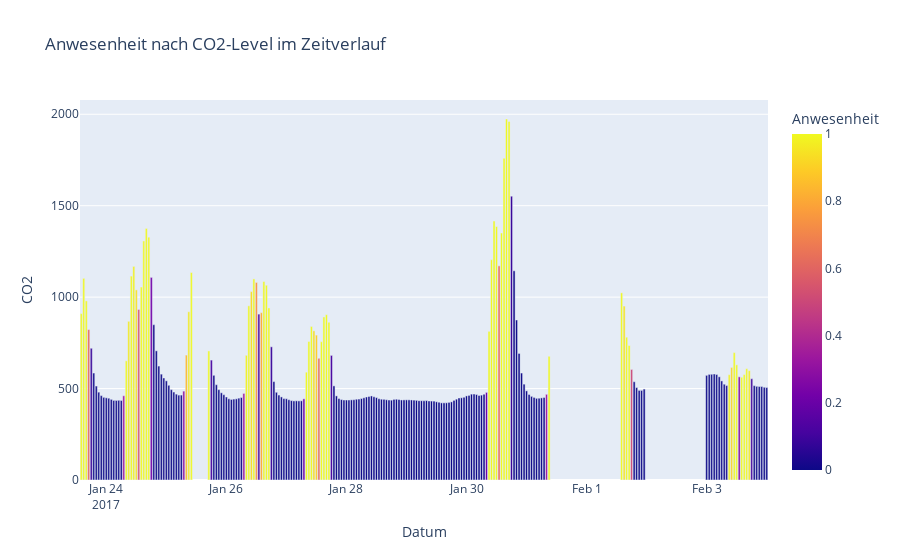

The code cell stored with this chart in its notebook:
### Code cell
px.bar(df.resample("h").mean(),y="CO2",color="Anwesenheit",title="Anwesenheit nach CO2-Level im Zeitverlauf")

### Figure 1 — Plotly figure (JSON) as saved in the notebook; plotly's stock layout.template omitted (floating-point values rounded to 4 significant figures; data arrays with more than 128 entries replaced by an {"elided": "..."} marker saying what was removed)
{"data": [{"alignmentgroup": "True", "hovertemplate": "Datum=%{x}<br>CO2=%{y}<br>Anwesenheit=%{marker.color}<extra></extra>", "legendgroup": "", "marker": {"color": {"elided": "275 float values"}, "coloraxis": "coloraxis", "pattern": {"shape": ""}}, "name": "", "offsetgroup": "", "orientation": "v", "showlegend": false, "textposition": "auto", "type": "bar", "x": {"elided": "275 str values"}, "xaxis": "x", "y": {"elided": "275 float values"}, "yaxis": "y"}], "layout": {"barmode": "relative", "coloraxis": {"colorbar": {"title": {"text": "Anwesenheit"}}, "colorscale": [[0, "#0d0887"], [0.1111, "#46039f"], [0.2222, "#7201a8"], [0.3333, "#9c179e"], [0.4444, "#bd3786"], [0.5556, "#d8576b"], [0.6667, "#ed7953"], [0.7778, "#fb9f3a"], [0.8889, "#fdca26"], [1, "#f0f921"]]}, "legend": {"tracegroupgap": 0}, "title": {"text": "Anwesenheit nach CO2-Level im Zeitverlauf"}, "xaxis": {"anchor": "y", "domain": [0, 1], "title": {"text": "Datum"}}, "yaxis": {"anchor": "x", "domain": [0, 1], "title": {"text": "CO2"}}}}
